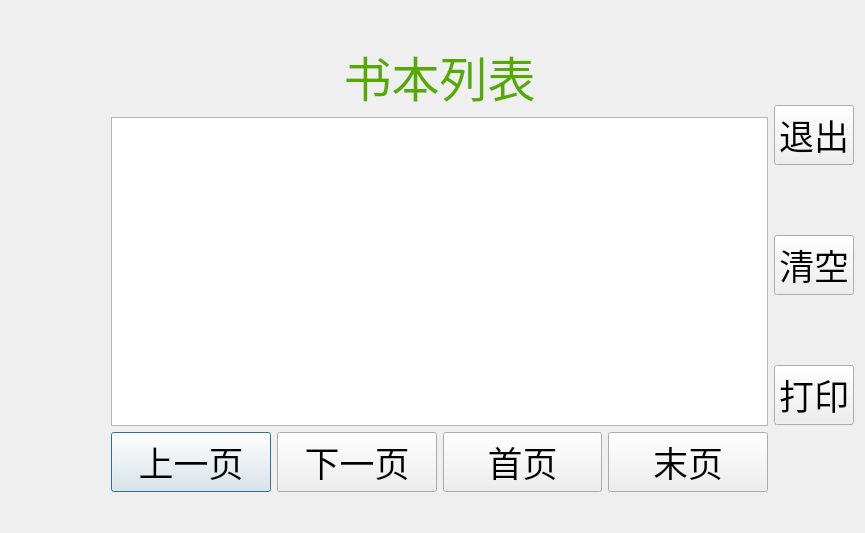
<?xml version="1.0" encoding="UTF-8"?>
<ui version="4.0">
 <class>printdialog2</class>
 <widget class="QDialog" name="printdialog2">
  <property name="geometry">
   <rect>
    <x>0</x>
    <y>0</y>
    <width>865</width>
    <height>533</height>
   </rect>
  </property>
  <property name="windowTitle">
   <string>打印</string>
  </property>
  <property name="windowIcon">
   <iconset resource="appico.qrc">
    <normaloff>:/btn.png</normaloff>:/btn.png</iconset>
  </property>
  <property name="styleSheet">
   <string notr="true">#printdialog2{border-image: url(:/新前缀/cb8065380cd79123b53fe4beae345982b3b78018.jpg);}</string>
  </property>
  <layout class="QGridLayout" name="gridLayout">
   <item row="0" column="1">
    <spacer name="verticalSpacer">
     <property name="orientation">
      <enum>Qt::Vertical</enum>
     </property>
     <property name="sizeType">
      <enum>QSizePolicy::Fixed</enum>
     </property>
     <property name="sizeHint" stdset="0">
      <size>
       <width>20</width>
       <height>30</height>
      </size>
     </property>
    </spacer>
   </item>
   <item row="1" column="0">
    <spacer name="horizontalSpacer">
     <property name="orientation">
      <enum>Qt::Horizontal</enum>
     </property>
     <property name="sizeType">
      <enum>QSizePolicy::Fixed</enum>
     </property>
     <property name="sizeHint" stdset="0">
      <size>
       <width>100</width>
       <height>20</height>
      </size>
     </property>
    </spacer>
   </item>
   <item row="1" column="1">
    <layout class="QVBoxLayout" name="verticalLayout_2">
     <item>
      <widget class="QLabel" name="label">
       <property name="text">
        <string>&lt;html&gt;&lt;head/&gt;&lt;body&gt;&lt;p align=&quot;center&quot;&gt;&lt;span style=&quot; font-size:36pt; color:#55aa00;&quot;&gt;书本列表&lt;/span&gt;&lt;/p&gt;&lt;/body&gt;&lt;/html&gt;</string>
       </property>
      </widget>
     </item>
     <item>
      <widget class="QTableView" name="tableView">
       <property name="font">
        <font>
         <family>宋体</family>
         <pointsize>14</pointsize>
        </font>
       </property>
       <property name="styleSheet">
        <string notr="true">background:transparent;color:black;
border:2px groove gray;border-radius:10px;padding:2px 4px;
QHeaderView::section:vertical {
    background: transparent;
        width: 30px;
};
QHeaderView::section:horizontal {
    background: transparent;
        height: 30px;
}</string>
       </property>
       <property name="selectionMode">
        <enum>QAbstractItemView::ExtendedSelection</enum>
       </property>
       <attribute name="horizontalHeaderDefaultSectionSize">
        <number>200</number>
       </attribute>
       <attribute name="horizontalHeaderMinimumSectionSize">
        <number>50</number>
       </attribute>
       <attribute name="verticalHeaderDefaultSectionSize">
        <number>80</number>
       </attribute>
       <attribute name="verticalHeaderMinimumSectionSize">
        <number>60</number>
       </attribute>
      </widget>
     </item>
     <item>
      <layout class="QHBoxLayout" name="horizontalLayout">
       <item>
        <widget class="QPushButton" name="okbutton_3">
         <property name="font">
          <font>
           <family>等线</family>
           <pointsize>26</pointsize>
          </font>
         </property>
         <property name="styleSheet">
          <string notr="true">QPushButton#okbutton_3
{
border-color:white;
border-image: url(:/按钮.PNG);
}
QPushButton#okbutton_3:hover
{
color:white;
border-image: url(:/按钮.PNG);
}
QPushButton#okbutton_3:pressed
{
color:blue;
border-image: url(:/按钮.PNG);
border:transparent;
}</string>
         </property>
         <property name="text">
          <string>上一页</string>
         </property>
        </widget>
       </item>
       <item>
        <widget class="QPushButton" name="okbutton_4">
         <property name="font">
          <font>
           <family>等线</family>
           <pointsize>26</pointsize>
          </font>
         </property>
         <property name="styleSheet">
          <string notr="true">QPushButton#okbutton_4
{
border-color:white;
border-image: url(:/按钮.PNG);
}
QPushButton#okbutton_4:hover
{
color:white;
border-image: url(:/按钮.PNG);
}
QPushButton#okbutton_4:pressed
{
color:blue;
border-image: url(:/按钮.PNG);
border:transparent;
}</string>
         </property>
         <property name="text">
          <string>下一页</string>
         </property>
        </widget>
       </item>
       <item>
        <widget class="QPushButton" name="printbutton_2">
         <property name="font">
          <font>
           <family>等线</family>
           <pointsize>26</pointsize>
          </font>
         </property>
         <property name="styleSheet">
          <string notr="true">QPushButton#printbutton_2
{
border-color:white;
border-image: url(:/按钮.PNG);
}
QPushButton#printbutton_2:hover
{
color:white;
border-image: url(:/按钮.PNG);
}
QPushButton#printbutton_2:pressed
{
color:blue;
border-image: url(:/按钮.PNG);
border:transparent;
}</string>
         </property>
         <property name="text">
          <string>首页</string>
         </property>
        </widget>
       </item>
       <item>
        <widget class="QPushButton" name="printbutton_3">
         <property name="font">
          <font>
           <family>等线</family>
           <pointsize>26</pointsize>
          </font>
         </property>
         <property name="styleSheet">
          <string notr="true">QPushButton#printbutton_3
{
border-color:white;
border-image: url(:/按钮.PNG);
}
QPushButton#printbutton_3:hover
{
color:white;
border-image: url(:/按钮.PNG);
}
QPushButton#printbutton_3:pressed
{
color:blue;
border-image: url(:/按钮.PNG);
border:transparent;
}</string>
         </property>
         <property name="text">
          <string>末页</string>
         </property>
        </widget>
       </item>
      </layout>
     </item>
    </layout>
   </item>
   <item row="1" column="2">
    <layout class="QVBoxLayout" name="verticalLayout">
     <item>
      <widget class="QPushButton" name="okbutton">
       <property name="font">
        <font>
         <family>等线</family>
         <pointsize>26</pointsize>
        </font>
       </property>
       <property name="styleSheet">
        <string notr="true">QPushButton#okbutton
{
border-color:white;
border-image: url(:/按钮.PNG);
}
QPushButton#okbutton:hover
{
color:white;
border-image: url(:/按钮.PNG);
}
QPushButton#okbutton:pressed
{
color:blue;
border-image: url(:/按钮.PNG);
border:transparent;
}</string>
       </property>
       <property name="text">
        <string>退出</string>
       </property>
      </widget>
     </item>
     <item>
      <widget class="QPushButton" name="okbutton_2">
       <property name="font">
        <font>
         <family>等线</family>
         <pointsize>26</pointsize>
        </font>
       </property>
       <property name="styleSheet">
        <string notr="true">QPushButton#okbutton_2
{
border-color:white;
border-image: url(:/按钮.PNG);
}
QPushButton#okbutton_2:hover
{
color:white;
border-image: url(:/按钮.PNG);
}
QPushButton#okbutton_2:pressed
{
color:blue;
border-image: url(:/按钮.PNG);
border:transparent;
}</string>
       </property>
       <property name="text">
        <string>清空</string>
       </property>
      </widget>
     </item>
     <item>
      <widget class="QPushButton" name="printbutton">
       <property name="font">
        <font>
         <family>等线</family>
         <pointsize>26</pointsize>
        </font>
       </property>
       <property name="styleSheet">
        <string notr="true">QPushButton#printbutton
{
border-color:white;
border-image: url(:/按钮.PNG);
}
QPushButton#printbutton:hover
{
color:white;
border-image: url(:/按钮.PNG);
}
QPushButton#printbutton:pressed
{
color:blue;
border-image: url(:/按钮.PNG);
border:transparent;
}</string>
       </property>
       <property name="text">
        <string>打印</string>
       </property>
      </widget>
     </item>
    </layout>
   </item>
   <item row="2" column="1">
    <spacer name="verticalSpacer_2">
     <property name="orientation">
      <enum>Qt::Vertical</enum>
     </property>
     <property name="sizeType">
      <enum>QSizePolicy::Fixed</enum>
     </property>
     <property name="sizeHint" stdset="0">
      <size>
       <width>20</width>
       <height>30</height>
      </size>
     </property>
    </spacer>
   </item>
  </layout>
 </widget>
 <resources>
  <include location="appico.qrc"/>
 </resources>
 <connections/>
</ui>
